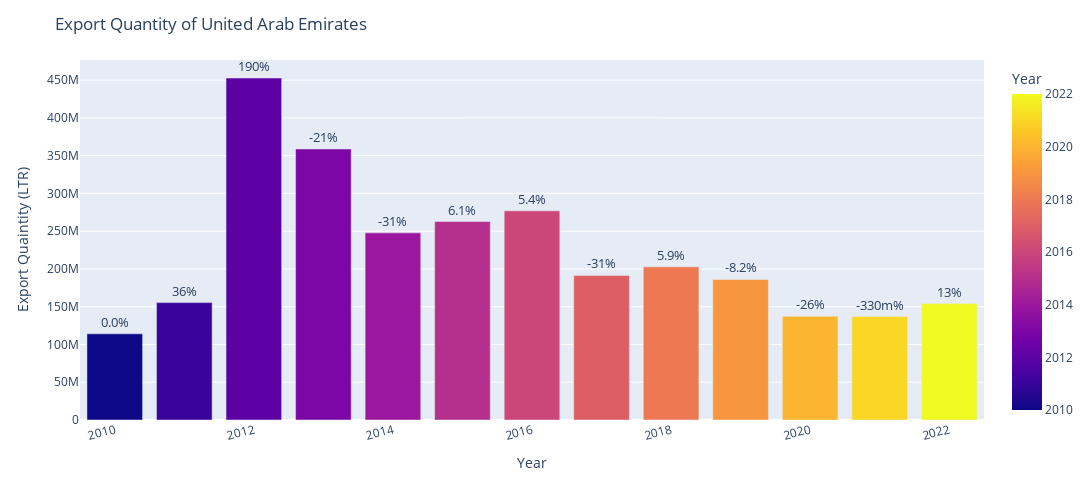

This figure's notebook cell:
### Code cell
#Australia trends
Emirates = filtered_df[filtered_df['Country']=='AE']
Emirates = Emirates.groupby('Year')[['Monthly_Quantity']].agg('sum').reset_index()
Emirates['Year'] = Emirates['Year']-543
Emirates['pct_change'] = Emirates['Monthly_Quantity'].pct_change() *100
display(Emirates)

fig = px.bar(Emirates, x='Year', y='Monthly_Quantity',
             hover_data=['Year', 'Monthly_Quantity'], color='Year',text='pct_change',
             labels={'Monthly_Quantity':'Export Quaintity (LTR)'})
z = '%{text:.2s}'
fig.update_traces( texttemplate=f'{z}%',textposition='outside',textfont_size=13)
fig.update_layout(xaxis_tickangle=-15,height=500,width=1100,title='Export Quantity of United Arab Emirates',uniformtext_minsize=0.1, uniformtext_mode='hide')
fig.show()

### Figure 1 — Plotly figure (JSON) as saved in the notebook; plotly's stock layout.template omitted (floating-point values rounded to 4 significant figures)
{"data": [{"alignmentgroup": "True", "hovertemplate": "Year=%{marker.color}<br>Export Quaintity (LTR)=%{y}<br>pct_change=%{text}<extra></extra>", "legendgroup": "", "marker": {"color": [2010, 2011, 2012, 2013, 2014, 2015, 2016, 2017, 2018, 2019, 2020, 2021, 2022], "coloraxis": "coloraxis", "pattern": {"shape": ""}}, "name": "", "offsetgroup": "", "orientation": "v", "showlegend": false, "text": [null, 36.24, 191.3, -20.76, -30.95, 6.061, 5.402, -30.87, 5.888, -8.216, -26.15, -0.3301, 12.5], "textfont": {"size": 13}, "textposition": "outside", "texttemplate": "%{text:.2s}%", "type": "bar", "x": [2010, 2011, 2012, 2013, 2014, 2015, 2016, 2017, 2018, 2019, 2020, 2021, 2022], "xaxis": "x", "y": [114071060, 155412808, 452791992, 358805652, 247752742, 262768703, 276964610, 191465820, 202738922, 186081364, 137424744, 136971118, 154098442], "yaxis": "y"}], "layout": {"barmode": "relative", "coloraxis": {"colorbar": {"title": {"text": "Year"}}, "colorscale": [[0, "#0d0887"], [0.1111, "#46039f"], [0.2222, "#7201a8"], [0.3333, "#9c179e"], [0.4444, "#bd3786"], [0.5556, "#d8576b"], [0.6667, "#ed7953"], [0.7778, "#fb9f3a"], [0.8889, "#fdca26"], [1, "#f0f921"]]}, "height": 500, "legend": {"tracegroupgap": 0}, "margin": {"t": 60}, "title": {"text": "Export Quantity of United Arab Emirates"}, "uniformtext": {"minsize": 0.1, "mode": "hide"}, "width": 1100, "xaxis": {"anchor": "y", "domain": [0, 1], "tickangle": -15, "title": {"text": "Year"}}, "yaxis": {"anchor": "x", "domain": [0, 1], "title": {"text": "Export Quaintity (LTR)"}}}}
